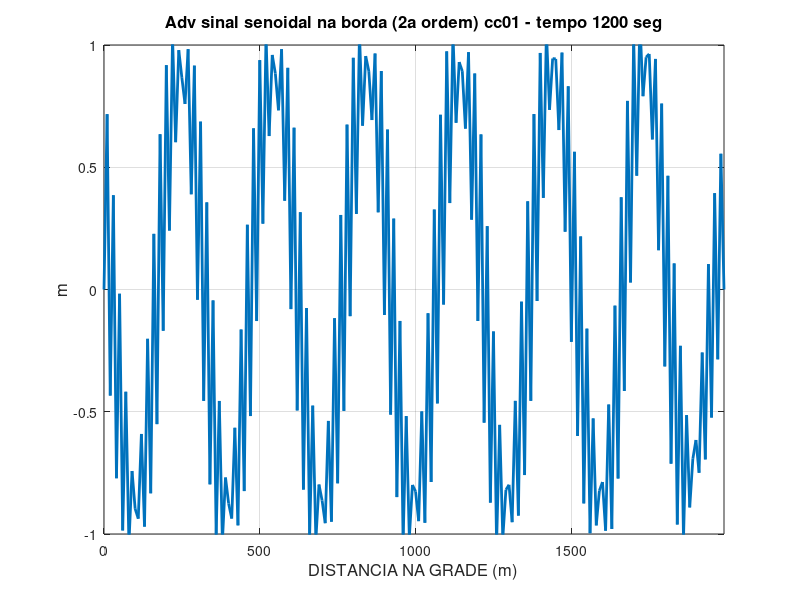

Source code (MATLAB):
% SOLUCAO DA EQUACAO DA ADVECCAO UNI-DIMENSIONAL LINEAR 
% PELO METODO EXPLICITO CENTRADO NO TEMPO E NO ESPACO. 
% SOLUCAO DA ADVECCAO DE UM SINAL SENOIDAL NO PONTO INICIAL DA GRADE   

clear all; close all; clc

% FORNECER NUMERO DE PONTOS DA GRADE, NUMERO DE PASSOS DE TEMPO, VELOCIDADE (m/s),
% ESPACAMENTO DE GRADE (m), PASSO DE TEMPO (s),
% AMPLITUDE DA OSCILACAO NA BORDA (m) E SEU PERIODO (s)
% E FREQUENCIA DE PLOTAGEM

% CONSTANTES DO MODELO
jmax=200;
nmax=1200;
c=5;
dx=10;
dt=1;
amp=0.5;
per=60;
freqplo=5;

q=c*dt/dx;
omega=2*pi/per;
fant=zeros(jmax,1);
fatu=zeros(jmax,1);
fren=zeros(jmax,1);

% CONDICOES INICIAIS (NA BORDA)
fant(1)=amp*sin(omega*dt);
fatu(1)=amp*sin(omega*2*dt);
contplo=2;
amp2=2*amp;
xgrid=((1:jmax)-1)*dx;

% LOOP NO TEMPO
% CONDICOES DE CONTORNO
% FORMULA DE RECORRENCIA
% PLOTAGEM (PRESSIONE ENTER PARA EVOLUIR NO TEMPO)
% EVOLUCAO NO TEMPO DAS VARIAVEIS
for n=3:nmax
   tempo=n*dt;
   fren(1)=amp*sin(omega*tempo);
   fren(2:jmax-1)=fant(2:jmax-1)-q*(fatu(3:jmax)-fatu(1:jmax-2));
   % fronteira rigida
   fren(jmax)=0;
   contplo=contplo+1;
   if(contplo==freqplo)
   contplo=0;
   plot(xgrid,fren,'LineWidth',2)
   grid on
   axis([xgrid(1) xgrid(jmax) -amp2 amp2]);
   xlabel('DISTANCIA NA GRADE (m)','fontsize',12)
   ylabel('m','fontsize',12)
   title(['Adv sinal senoidal na borda (2a ordem) cc01 - tempo ',...
       num2str(tempo),' seg'],'fontsize',12)
   pause
   end
   fant=fatu;
   fatu=fren;
end
